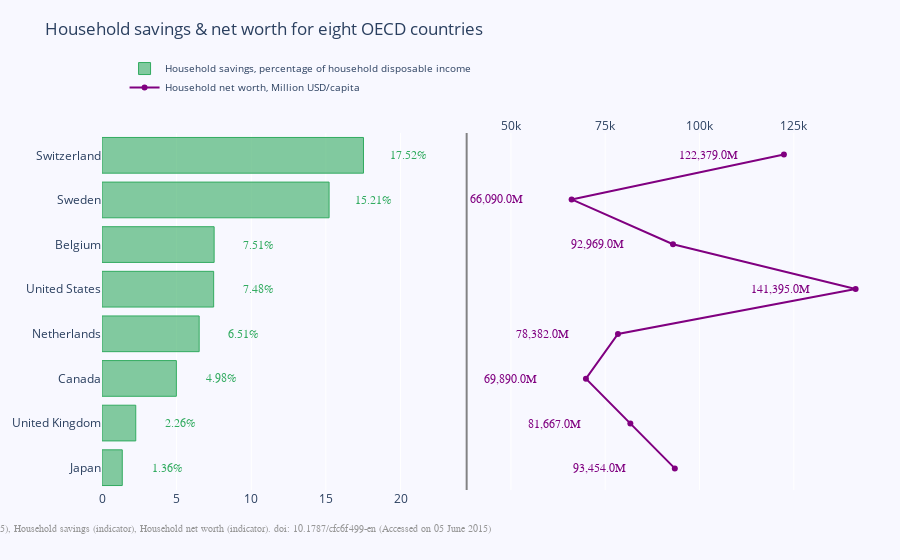

Notebook code for this chart:
### Markdown cell above
<h3 id="Bar-Chart-with-Line-Plot">Bar Chart with Line Plot<a class="anchor-link" href="#Bar-Chart-with-Line-Plot">¶</a></h3>

### Code cell
import plotly.graph_objects as go
from plotly.subplots import make_subplots

import numpy as np

y_saving = [1.3586, 2.2623000000000002, 4.9821999999999997, 6.5096999999999996,
            7.4812000000000003, 7.5133000000000001, 15.2148, 17.520499999999998
            ]
y_net_worth = [93453.919999999998, 81666.570000000007, 69889.619999999995,
               78381.529999999999, 141395.29999999999, 92969.020000000004,
               66090.179999999993, 122379.3]
x = ['Japan', 'United Kingdom', 'Canada', 'Netherlands',
     'United States', 'Belgium', 'Sweden', 'Switzerland']


# Creating two subplots
fig = make_subplots(rows=1, cols=2, specs=[[{}, {}]], shared_xaxes=True,
                    shared_yaxes=False, vertical_spacing=0.001)

fig.append_trace(go.Bar(
    x=y_saving,
    y=x,
    marker=dict(
        color='rgba(50, 171, 96, 0.6)',
        line=dict(
            color='rgba(50, 171, 96, 1.0)',
            width=1),
    ),
    name='Household savings, percentage of household disposable income',
    orientation='h',
), 1, 1)

fig.append_trace(go.Scatter(
    x=y_net_worth, y=x,
    mode='lines+markers',
    line_color='rgb(128, 0, 128)',
    name='Household net worth, Million USD/capita',
), 1, 2)

fig.update_layout(
    title='Household savings & net worth for eight OECD countries',
    yaxis=dict(
        showgrid=False,
        showline=False,
        showticklabels=True,
        domain=[0, 0.85],
    ),
    yaxis2=dict(
        showgrid=False,
        showline=True,
        showticklabels=False,
        linecolor='rgba(102, 102, 102, 0.8)',
        linewidth=2,
        domain=[0, 0.85],
    ),
    xaxis=dict(
        zeroline=False,
        showline=False,
        showticklabels=True,
        showgrid=True,
        domain=[0, 0.42],
    ),
    xaxis2=dict(
        zeroline=False,
        showline=False,
        showticklabels=True,
        showgrid=True,
        domain=[0.47, 1],
        side='top',
        dtick=25000,
    ),
    legend=dict(x=0.029, y=1.038, font_size=10),
    margin=dict(l=100, r=20, t=70, b=70),
    paper_bgcolor='rgb(248, 248, 255)',
    plot_bgcolor='rgb(248, 248, 255)',
)

annotations = []

y_s = np.round(y_saving, decimals=2)
y_nw = np.rint(y_net_worth)

# Adding labels
for ydn, yd, xd in zip(y_nw, y_s, x):
    # labeling the scatter savings
    annotations.append(dict(xref='x2', yref='y2',
                            y=xd, x=ydn - 20000,
                            text='{:,}'.format(ydn) + 'M',
                            font=dict(family='Arial', size=12,
                                      color='rgb(128, 0, 128)'),
                            showarrow=False))
    # labeling the bar net worth
    annotations.append(dict(xref='x1', yref='y1',
                            y=xd, x=yd + 3,
                            text=str(yd) + '%',
                            font=dict(family='Arial', size=12,
                                      color='rgb(50, 171, 96)'),
                            showarrow=False))
# Source
annotations.append(dict(xref='paper', yref='paper',
                        x=-0.2, y=-0.109,
                        text='OECD "' +
                             '(2015), Household savings (indicator), ' +
                             'Household net worth (indicator). doi: ' +
                             '10.1787/cfc6f499-en (Accessed on 05 June 2015)',
                        font=dict(family='Arial', size=10, color='rgb(150,150,150)'),
                        showarrow=False))

fig.update_layout(annotations=annotations)

fig.show()

### Figure 1 — Plotly figure (JSON) as saved in the notebook; plotly's stock layout.template omitted (floating-point values rounded to 4 significant figures)
{"data": [{"marker": {"color": "rgba(50, 171, 96, 0.6)", "line": {"color": "rgba(50, 171, 96, 1.0)", "width": 1}}, "name": "Household savings, percentage of household disposable income", "orientation": "h", "type": "bar", "x": [1.359, 2.262, 4.982, 6.51, 7.481, 7.513, 15.21, 17.52], "xaxis": "x", "y": ["Japan", "United Kingdom", "Canada", "Netherlands", "United States", "Belgium", "Sweden", "Switzerland"], "yaxis": "y"}, {"line": {"color": "rgb(128, 0, 128)"}, "mode": "lines+markers", "name": "Household net worth, Million USD/capita", "type": "scatter", "x": [93450.0, 81670.0, 69890.0, 78380.0, 141400.0, 92970.0, 66090.0, 122400.0], "xaxis": "x2", "y": ["Japan", "United Kingdom", "Canada", "Netherlands", "United States", "Belgium", "Sweden", "Switzerland"], "yaxis": "y2"}], "layout": {"annotations": [{"font": {"color": "rgb(128, 0, 128)", "family": "Arial", "size": 12}, "showarrow": false, "text": "93,454.0M", "x": 73454, "xref": "x2", "y": "Japan", "yref": "y2"}, {"font": {"color": "rgb(50, 171, 96)", "family": "Arial", "size": 12}, "showarrow": false, "text": "1.36%", "x": 4.36, "xref": "x", "y": "Japan", "yref": "y"}, {"font": {"color": "rgb(128, 0, 128)", "family": "Arial", "size": 12}, "showarrow": false, "text": "81,667.0M", "x": 61667, "xref": "x2", "y": "United Kingdom", "yref": "y2"}, {"font": {"color": "rgb(50, 171, 96)", "family": "Arial", "size": 12}, "showarrow": false, "text": "2.26%", "x": 5.26, "xref": "x", "y": "United Kingdom", "yref": "y"}, {"font": {"color": "rgb(128, 0, 128)", "family": "Arial", "size": 12}, "showarrow": false, "text": "69,890.0M", "x": 49890, "xref": "x2", "y": "Canada", "yref": "y2"}, {"font": {"color": "rgb(50, 171, 96)", "family": "Arial", "size": 12}, "showarrow": false, "text": "4.98%", "x": 7.98, "xref": "x", "y": "Canada", "yref": "y"}, {"font": {"color": "rgb(128, 0, 128)", "family": "Arial", "size": 12}, "showarrow": false, "text": "78,382.0M", "x": 58382, "xref": "x2", "y": "Netherlands", "yref": "y2"}, {"font": {"color": "rgb(50, 171, 96)", "family": "Arial", "size": 12}, "showarrow": false, "text": "6.51%", "x": 9.51, "xref": "x", "y": "Netherlands", "yref": "y"}, {"font": {"color": "rgb(128, 0, 128)", "family": "Arial", "size": 12}, "showarrow": false, "text": "141,395.0M", "x": 121395, "xref": "x2", "y": "United States", "yref": "y2"}, {"font": {"color": "rgb(50, 171, 96)", "family": "Arial", "size": 12}, "showarrow": false, "text": "7.48%", "x": 10.48, "xref": "x", "y": "United States", "yref": "y"}, {"font": {"color": "rgb(128, 0, 128)", "family": "Arial", "size": 12}, "showarrow": false, "text": "92,969.0M", "x": 72969, "xref": "x2", "y": "Belgium", "yref": "y2"}, {"font": {"color": "rgb(50, 171, 96)", "family": "Arial", "size": 12}, "showarrow": false, "text": "7.51%", "x": 10.51, "xref": "x", "y": "Belgium", "yref": "y"}, {"font": {"color": "rgb(128, 0, 128)", "family": "Arial", "size": 12}, "showarrow": false, "text": "66,090.0M", "x": 46090, "xref": "x2", "y": "Sweden", "yref": "y2"}, {"font": {"color": "rgb(50, 171, 96)", "family": "Arial", "size": 12}, "showarrow": false, "text": "15.21%", "x": 18.21, "xref": "x", "y": "Sweden", "yref": "y"}, {"font": {"color": "rgb(128, 0, 128)", "family": "Arial", "size": 12}, "showarrow": false, "text": "122,379.0M", "x": 102379, "xref": "x2", "y": "Switzerland", "yref": "y2"}, {"font": {"color": "rgb(50, 171, 96)", "family": "Arial", "size": 12}, "showarrow": false, "text": "17.52%", "x": 20.52, "xref": "x", "y": "Switzerland", "yref": "y"}, {"font": {"color": "rgb(150,150,150)", "family": "Arial", "size": 10}, "showarrow": false, "text": "OECD \"(2015), Household savings (indicator), Household net worth (indicator). doi: 10.1787/cfc6f499-en (Accessed on 05 June 2015)", "x": -0.2, "xref": "paper", "y": -0.109, "yref": "paper"}], "legend": {"font": {"size": 10}, "x": 0.029, "y": 1.038}, "margin": {"b": 70, "l": 100, "r": 20, "t": 70}, "paper_bgcolor": "rgb(248, 248, 255)", "plot_bgcolor": "rgb(248, 248, 255)", "title": {"text": "Household savings & net worth for eight OECD countries"}, "xaxis": {"anchor": "y", "domain": [0, 0.42], "showgrid": true, "showline": false, "showticklabels": true, "zeroline": false}, "xaxis2": {"anchor": "y2", "domain": [0.47, 1], "dtick": 25000, "showgrid": true, "showline": false, "showticklabels": true, "side": "top", "zeroline": false}, "yaxis": {"anchor": "x", "domain": [0, 0.85], "showgrid": false, "showline": false, "showticklabels": true}, "yaxis2": {"anchor": "x2", "domain": [0, 0.85], "linecolor": "rgba(102, 102, 102, 0.8)", "linewidth": 2, "showgrid": false, "showline": true, "showticklabels": false}}}
